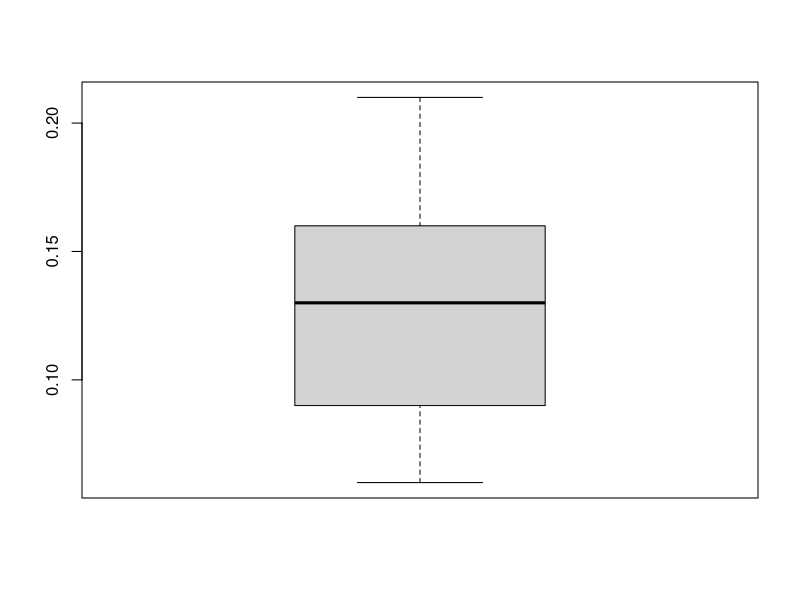
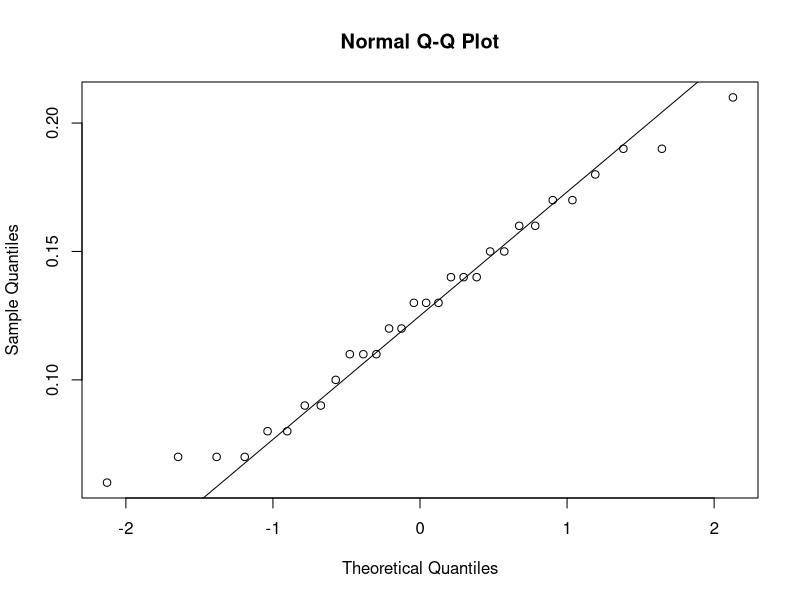

R code for these plots, in order:
## ---- chunk 1
 emissions <- c(0.07,0.06,0.17,0.21,0.08,0.11,0.14,0.09,0.16,0.14,0.17,0.19,0.12,0.15,0.13,0.09,0.13,0.12,0.19,0.15,0.07,0.07,0.11,0.13,0.18,0.14,0.1,0.08,0.11,0.16)


boxplot(emissions)
qqnorm(emissions)
qqline(emissions)
shapiro.test(emissions)
t.test(emissions,conf.level = .95)
e <- (0.1425544-0.1121122)/2
e
